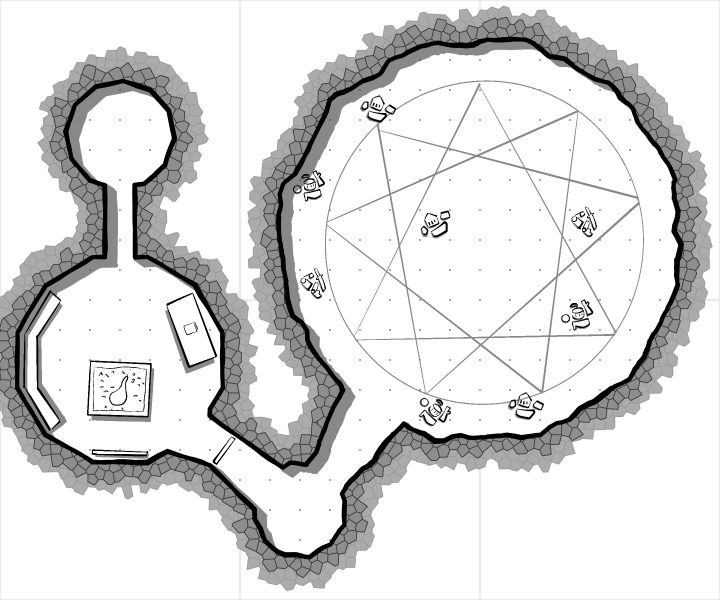
#> input picture underground-ritual-chamber/underground-ritual-chamber-90ppi.png, 2160 x 1800 px (shown at 1/3 size)
$ python printer_whitespace.py ../underground-ritual-chamber/underground-ritual-chamber-90ppi.png out.png 5
#> lines starting #> are read from the running program, lines starting #| are printed output that depends on the picture
"""A script for adjusting the surrounding whitspace in an image so it becomes
8"x10" given some ppi for printing on a 8.5"x11" sheet of paper with margin.

Usage:
    pip install pillow
    python printer_whitespace.py input_image.png output_image.png 100
"""
from PIL import Image, ImageChops, ImageOps
import sys
import os


def add_whitespace(input_path, output_path, ppi=100):
#> called with output_path = 'out.png', ppi = 5
    try:
        # Open and crop the image to remove surrounding whitespace
        image = Image.open(input_path).convert("RGB")

        # Remove surrounding whitespace
        bg = Image.new(image.mode, image.size, (255, 255, 255))
#> bg: PIL image 2160x1800 RGB; every value is 255
        diff = ImageChops.difference(image, bg)
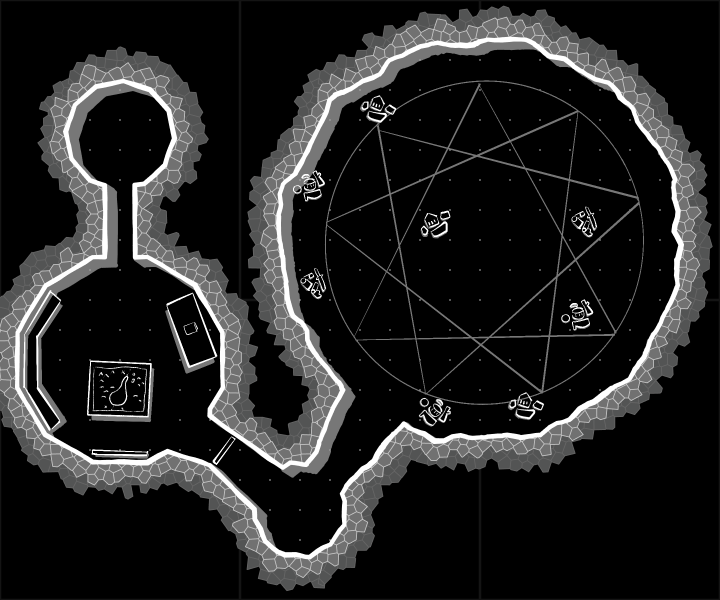
#> diff: PIL image 2160x1800 RGB (shown at 1/3 size); mean R, G, B 34.3, 34.4, 34.4
        bbox = diff.getbbox()
#> bbox = (0, 0, 2160, 1800)
        if bbox:
            image = image.crop(bbox)
        else:
            print("No content detected. Image is all whitespace.")
            return

        # Get current image size in pixels
        width, height = image.size
#> width = 2160; height = 1800

        # Convert target dimensions to pixels based on DPI
        target_800 = 800 * ppi // 100
        target_1000 = 1000 * ppi // 100

        # Calculate potential new dimensions ensuring divisibility
        options = [
            (
                width + (target_800 - width % target_800) % target_800,
                height + (target_1000 - height % target_1000) % target_1000,
            ),
            (
                width + (target_1000 - width % target_1000) % target_1000,
                height + (target_800 - height % target_800) % target_800,
            ),
        ]
#> options = [(2160, 1800), (2200, 1800)]

        # Choose dimensions that result in the smallest area
        new_width, new_height = min(options, key=lambda x: x[0] * x[1])
#> new_width = 2160; new_height = 1800

        # Calculate padding required for each side
        pad_width = (new_width - width) if new_width > width else 0
#> pad_width = 0
        pad_height = (new_height - height) if new_height > height else 0
#> pad_height = 0
        padding = (
            pad_width // 2,
            pad_height // 2,
            pad_width - pad_width // 2,
            pad_height - pad_height // 2,
        )
#> padding = (0, 0, 0, 0)

        # Add padding and save the new image
        padded_image = ImageOps.expand(image, padding, fill=(255, 255, 255))

        # Rotate if needed
        width, height = padded_image.size
        if height % 1000 != 0:
            padded_image = padded_image.rotate(90, expand=True)
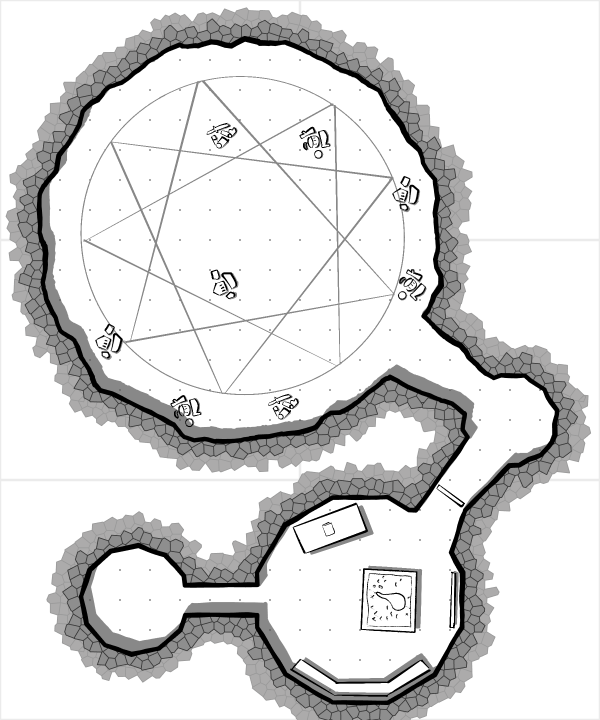
#> padded_image: PIL image 1800x2160 RGB (shown at 1/3 size); mean R, G, B 220.7, 220.6, 220.6

        padded_image.save(output_path)

        print(f"Image saved to {output_path} with dimensions {padded_image.size}")
#| Image saved to out.png with dimensions (1800, 2160)

    except Exception as e:
        print(f"An error occurred: {e}")


if __name__ == "__main__":
    # Check for correct number of arguments
    if len(sys.argv) != 4:
        print(
            "Usage: python add_whitespace.py <input_image_path> <output_image_path> <ppi>"
        )
        sys.exit(1)

    input_image_path = sys.argv[1]
    output_image_path = sys.argv[2]
    ppi = int(sys.argv[3])

    # Check if the input file exists
    if not os.path.exists(input_image_path):
        print(f"Error: The file '{input_image_path}' does not exist.")
        sys.exit(1)

    # Run the function
    add_whitespace(input_image_path, output_image_path, ppi)
